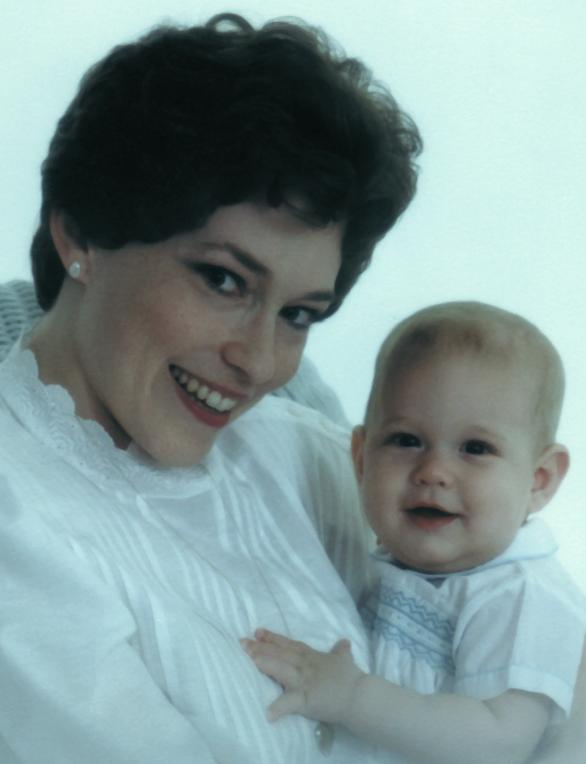
#> input picture Ex_Image_Processing/Ex5/foto.jpg, 586 x 764 px; the run also reads 1 picture not shown here
$ python ex_6_color_balancing.py
#> lines starting #> are read from the running program, lines starting #| are printed output that depends on the picture
# -*- coding: utf-8 -*-
"""
Created on Thu Jun  1 16:54:12 2023

@author: nokia
"""

import numpy as np
import matplotlib.pyplot as plt
import skimage.io as io

plt.close('all')

x = io.imread('foto.jpg')
#> x is the input picture: shape (764, 586, 3); mean R, G, B 129.8, 152.1, 152
x = np.float64(x)/255

c = 1 - x[:,:,0] # ottengo il ciano dal rosso
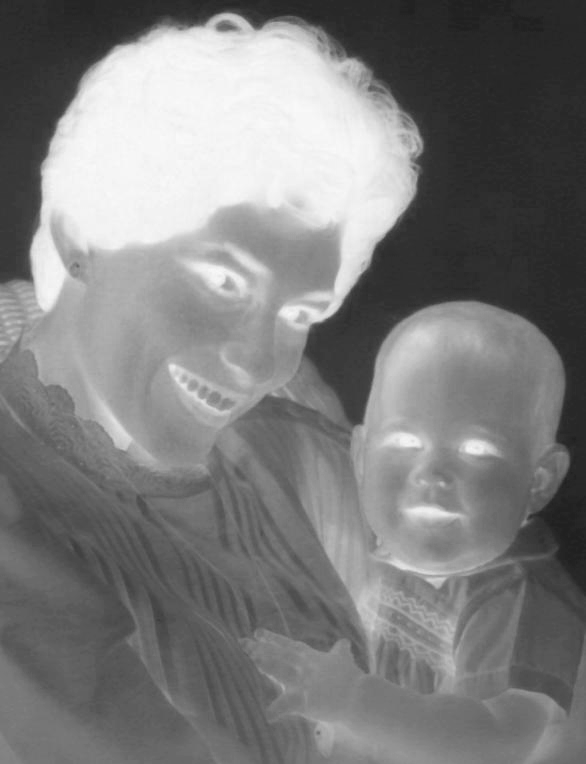
#> c: shape (764, 586) float64; min 0.118, max 0.98, mean 0.491
# passo allo spazio CMY, ma considero solo la componente di CIANO
c = c ** 1.8 # diminuisco il ciano
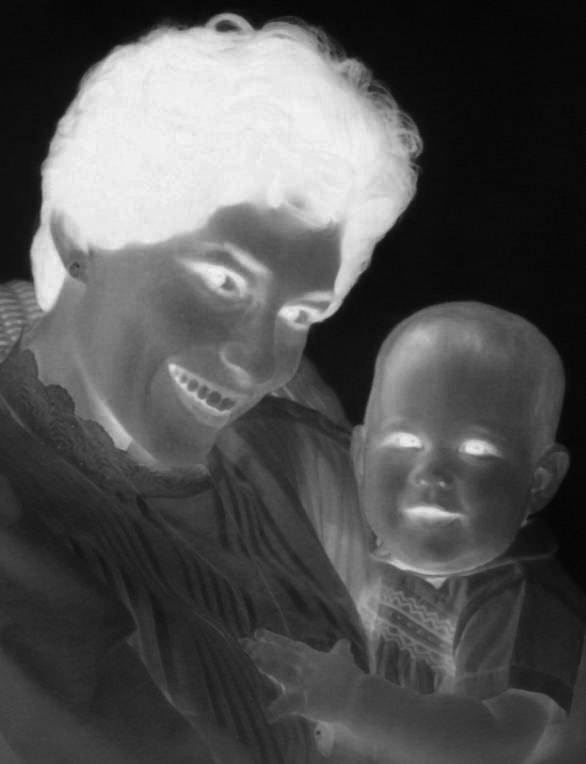
#> c: shape (764, 586) float64; min 0.0212, max 0.965, mean 0.327
# c = c-0.1
y = np.stack((1-c, x[:,:,1],x[:,:,2]), -1) # con 1-c torno in RGB e indico il rosso
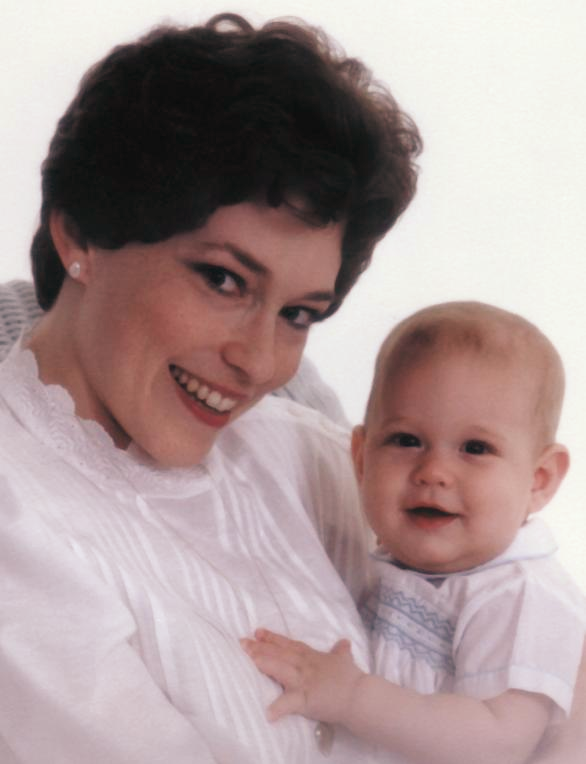
#> y: shape (764, 586, 3) float64; mean R, G, B 0.673, 0.596, 0.596

"""
in alternativa posso elaborare direttamente in RGB
Rx = x[:,:,0]
Gx = x[:,:,1]
By = x[:,:,2]

Ry = Rx ** 0.7  # aumentando il rosso diminuisce il ciano
Gy = Gx ** 1.0
By = Bx ** 1.0

# in alternativa posso assegnare 1.0, 1.3 e 1.3
"""


z = io.imread('foto_originale.tif')
z = np.float64(z)/255
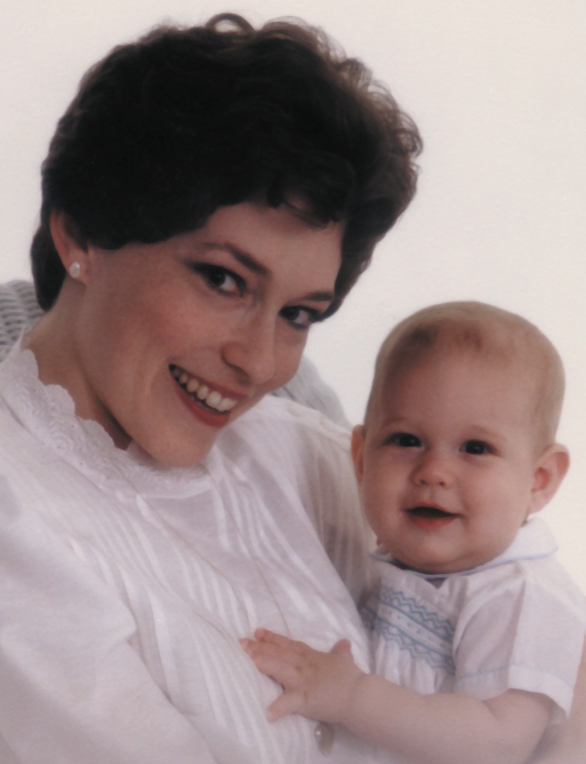
#> z: shape (764, 586, 3) float64; mean R, G, B 0.613, 0.545, 0.545

plt.figure(1)
plt.subplot(1,3,1); plt.imshow(x); plt.title('troppo ciano')
plt.subplot(1,3,2); plt.imshow(y); plt.title('immagine elaborata');
plt.subplot(1,3,3); plt.imshow(z); plt.title('immagine originale');
